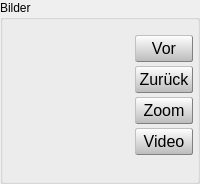
         <widget class="QGroupBox" name="myGroupBoxImage">
          <property name="accessibleName">
           <string notr="true">myGroupBoxImage</string>
          </property>
          <property name="styleSheet">
           <string notr="true">#myGroupBoxImage {background-color:  qlineargradient(spread:reflect, x1:0, y1:0, x2:0, y2:1, stop:0 rgba(240, 240, 240, 255), stop:1 rgba(255, 255, 255, 255)); border: 1px ridge gray; border-radius: 2px; margin-top: 0ex} #myGroupBoxImage::title{subcontrol-origin: margin; subcontrol-position: top left; padding: 2 2px; border: 0px solid gray; border-radius: 0px; background-color: transparent;}</string>
          </property>
          <property name="title">
           <string>Bilder</string>
          </property>
          <layout class="QGridLayout" name="gridLayoutGroupBoxImage" columnstretch="6,1">
           <property name="leftMargin">
            <number>4</number>
           </property>
           <property name="topMargin">
            <number>15</number>
           </property>
           <property name="rightMargin">
            <number>4</number>
           </property>
           <property name="bottomMargin">
            <number>4</number>
           </property>
           <property name="spacing">
            <number>4</number>
           </property>
           <item row="4" column="1">
            <widget class="QLabel" name="myLabelImageAmount">
             <property name="font">
              <font>
               <pointsize>12</pointsize>
              </font>
             </property>
             <property name="accessibleName">
              <string notr="true">myLabelImageAmount</string>
             </property>
             <property name="styleSheet">
              <string notr="true">background-color: transparent;</string>
             </property>
             <property name="alignment">
              <set>Qt::AlignBottom|Qt::AlignRight|Qt::AlignTrailing</set>
             </property>
            </widget>
           </item>
           <item row="1" column="1">
            <widget class="QPushButton" name="myPushButtonBackward">
             <property name="font">
              <font>
               <pointsize>12</pointsize>
              </font>
             </property>
             <property name="accessibleName">
              <string notr="true">myPushButtonBackward</string>
             </property>
             <property name="styleSheet">
              <string notr="true">#myPushButtonBackward {color: black;
background-color: qlineargradient(spread:pad, x1:0, y1:0, x2:0, y2:1, stop:0 rgba(255, 255, 255, 255), stop:1 rgba(187, 187, 187, 255));
border-width: 1px;
border-color: gray;
border-style: outset;
border-radius: 2px;
padding: 3px}
#myPushButtonBackward:hover {color: black;
background-color: qlineargradient(spread:pad, x1:0, y1:0, x2:0, y2:1, stop:0 rgba(255, 255, 255, 255), stop:1 rgba(187, 187, 187, 255));
border-width: 2px;
border-color: gray;
border-style: outset;
border-radius: 2px;
padding: 3px}
#myPushButtonBackward:pressed {color: black;
background-color: qlineargradient(spread:reflect, x1:0, y1:0.517, x2:0, y2:0, stop:0 rgba(255, 255, 255, 255), stop:1 rgba(218, 218, 218, 255));
border-width: 1px;
border-color: gray;
border-style: inset;
border-radius: 2px;
padding: 3px}
</string>
             </property>
             <property name="text">
              <string>Zurück</string>
             </property>
            </widget>
           </item>
           <item row="2" column="1">
            <widget class="QPushButton" name="myPushButtonZoom">
             <property name="font">
              <font>
               <pointsize>12</pointsize>
              </font>
             </property>
             <property name="accessibleName">
              <string notr="true">myPushButtonZoom</string>
             </property>
             <property name="styleSheet">
              <string notr="true">#myPushButtonZoom {color: black;
background-color: qlineargradient(spread:pad, x1:0, y1:0, x2:0, y2:1, stop:0 rgba(255, 255, 255, 255), stop:1 rgba(187, 187, 187, 255));
border-width: 1px;
border-color: gray;
border-style: outset;
border-radius: 2px;
padding: 3px}
#myPushButtonZoom:hover {color: black;
background-color: qlineargradient(spread:pad, x1:0, y1:0, x2:0, y2:1, stop:0 rgba(255, 255, 255, 255), stop:1 rgba(187, 187, 187, 255));
border-width: 2px;
border-color: gray;
border-style: outset;
border-radius: 2px;
padding: 3px}
#myPushButtonZoom:pressed {color: black;
background-color: qlineargradient(spread:reflect, x1:0, y1:0.517, x2:0, y2:0, stop:0 rgba(255, 255, 255, 255), stop:1 rgba(218, 218, 218, 255));
border-width: 1px;
border-color: gray;
border-style: inset;
border-radius: 2px;
padding: 3px}
</string>
             </property>
             <property name="text">
              <string>Zoom</string>
             </property>
            </widget>
           </item>
           <item row="0" column="1">
            <widget class="QPushButton" name="myPushButtonForward">
             <property name="font">
              <font>
               <pointsize>12</pointsize>
              </font>
             </property>
             <property name="accessibleName">
              <string notr="true">myPushButtonForward</string>
             </property>
             <property name="styleSheet">
              <string notr="true">#myPushButtonForward {color: black;
background-color: qlineargradient(spread:pad, x1:0, y1:0, x2:0, y2:1, stop:0 rgba(255, 255, 255, 255), stop:1 rgba(187, 187, 187, 255));
border-width: 1px;
border-color: gray;
border-style: outset;
border-radius: 2px;
padding: 3px}
#myPushButtonForward:hover {color: black;
background-color: qlineargradient(spread:pad, x1:0, y1:0, x2:0, y2:1, stop:0 rgba(255, 255, 255, 255), stop:1 rgba(187, 187, 187, 255));
border-width: 2px;
border-color: gray;
border-style: outset;
border-radius: 2px;
padding: 3px}
#myPushButtonForward:pressed {color: black;
background-color: qlineargradient(spread:reflect, x1:0, y1:0.517, x2:0, y2:0, stop:0 rgba(255, 255, 255, 255), stop:1 rgba(218, 218, 218, 255));
border-width: 1px;
border-color: gray;
border-style: inset;
border-radius: 2px;
padding: 3px}
</string>
             </property>
             <property name="text">
              <string>Vor</string>
             </property>
            </widget>
           </item>
           <item row="0" column="0" rowspan="5">
            <widget class="QLabel" name="myLabelImage">
             <property name="accessibleName">
              <string notr="true">myLabelImage</string>
             </property>
             <property name="styleSheet">
              <string notr="true">background-color: transparent;</string>
             </property>
             <property name="text">
              <string/>
             </property>
             <property name="scaledContents">
              <bool>false</bool>
             </property>
             <property name="alignment">
              <set>Qt::AlignLeading|Qt::AlignLeft|Qt::AlignTop</set>
             </property>
            </widget>
           </item>
           <item row="3" column="1">
            <widget class="QPushButton" name="myPushButtonVideo">
             <property name="font">
              <font>
               <pointsize>12</pointsize>
              </font>
             </property>
             <property name="accessibleName">
              <string notr="true">myPushButtonVideo</string>
             </property>
             <property name="styleSheet">
              <string notr="true">#myPushButtonVideo {color: black;
background-color: qlineargradient(spread:pad, x1:0, y1:0, x2:0, y2:1, stop:0 rgba(255, 255, 255, 255), stop:1 rgba(187, 187, 187, 255));
border-width: 1px;
border-color: gray;
border-style: outset;
border-radius: 2px;
padding: 3px}
#myPushButtonVideo:hover {color: black;
background-color: qlineargradient(spread:pad, x1:0, y1:0, x2:0, y2:1, stop:0 rgba(255, 255, 255, 255), stop:1 rgba(187, 187, 187, 255));
border-width: 2px;
border-color: gray;
border-style: outset;
border-radius: 2px;
padding: 3px}
#myPushButtonVideo:pressed {color: black;
background-color: qlineargradient(spread:reflect, x1:0, y1:0.517, x2:0, y2:0, stop:0 rgba(255, 255, 255, 255), stop:1 rgba(218, 218, 218, 255));
border-width: 1px;
border-color: gray;
border-style: inset;
border-radius: 2px;
padding: 3px}
</string>
             </property>
             <property name="text">
              <string>Video</string>
             </property>
            </widget>
           </item>
          </layout>
         </widget>
